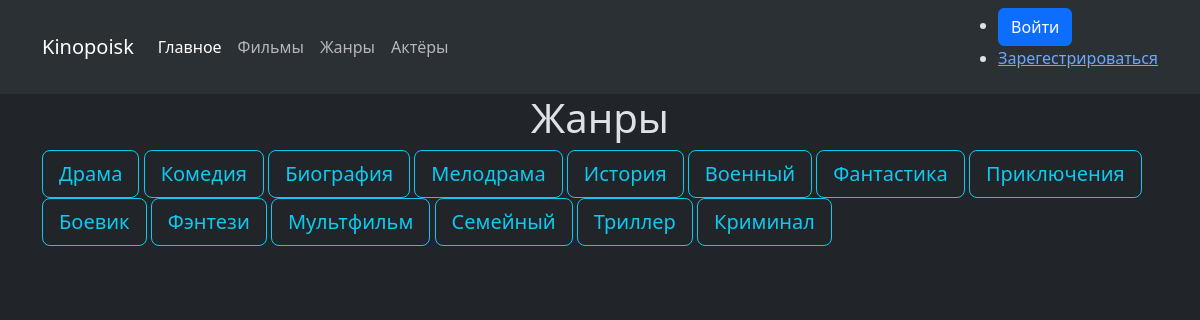
The app's page /geners_list/ with its own data.
### kinopoisk/models.py (models this page shows, shortened)
class Genre(models.Model):
    name = models.CharField(max_length=255, unique=True)
    description = models.TextField(blank=True, null=True)

### kinopoisk/views.py (the view)
# urls.py: path('geners_list/', geners_list, name='geners_list'),
def geners_list(request):
    geners = Genre.objects.all()
    return render(request, 'kinopoisk/list/geners_list.html',{
        'genres': geners, 'title': 'Жанры'
    })

### kinopoisk/templates/kinopoisk/list/geners_list.html (shortened to what this page needs)
{% extends "core/base.html" %}
{% block content %}
<h1 class="text-center">{{title}}</h1>
<div class=" container flex-wrap mw-700px mx-auto gap-2">
    {% for genre in genres %}
        <a href="" class="
        btn text-decoration-none px-3 fs-5 py-2 btn-outline-info rounded-3  disable-tap-select hover-scale-4">
            {{genre.name|title}}
        </a>
    {% endfor %}
</div>
{% endblock %}

### records on screen
Genre: name "Драма"
Genre: name "Комедия"
Genre: name "Биография"
Genre: name "Мелодрама"
Genre: name "История"
Genre: name "Военный"
Genre: name "Фантастика"
Genre: name "Приключения"
Genre: name "Боевик"
Genre: name "Фэнтези"
Genre: name "Мультфильм"
Genre: name "Семейный"
Genre: name "Триллер"
Genre: name "Криминал"

### other values on screen
{{ title }} "Жанры"
